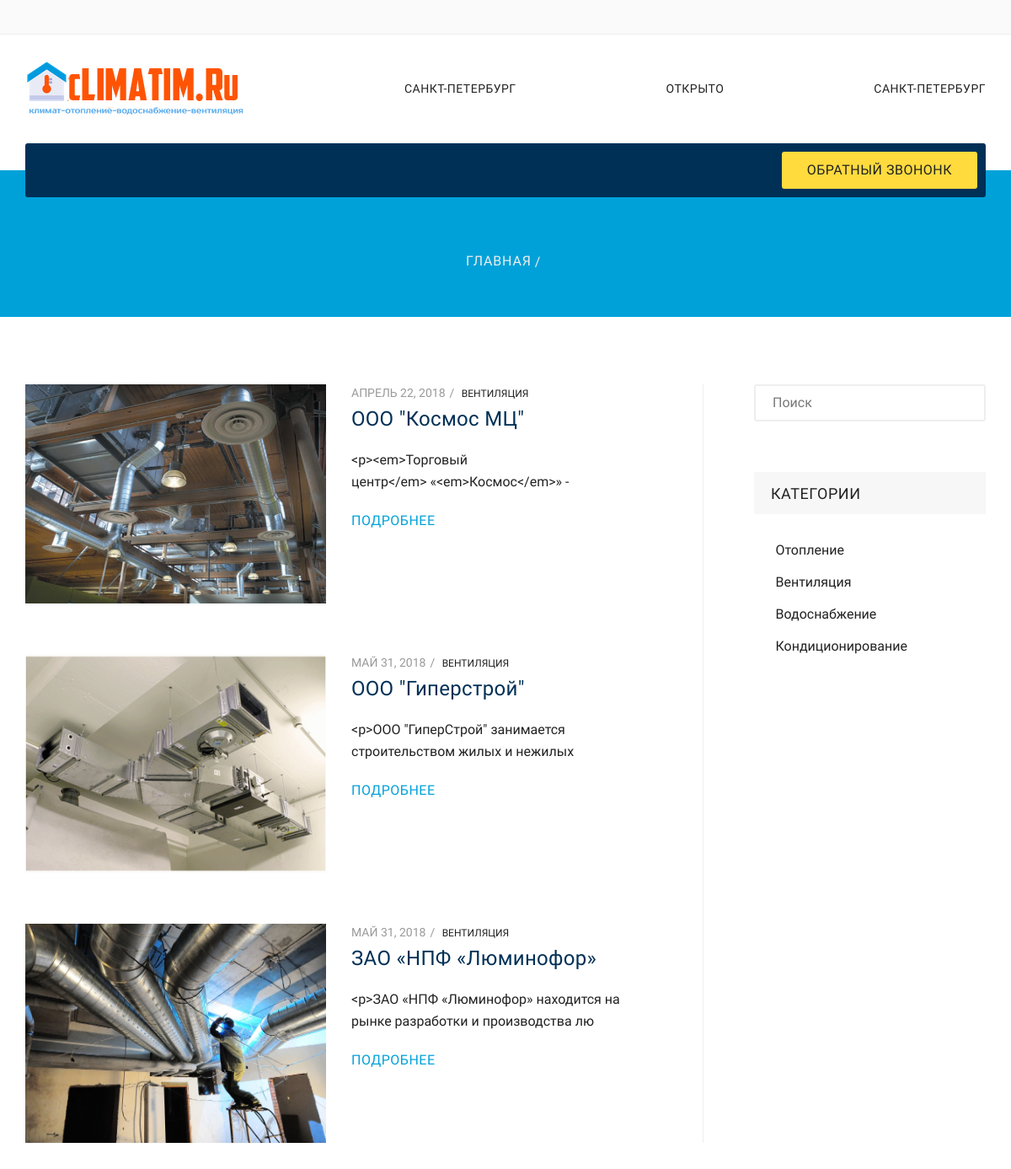
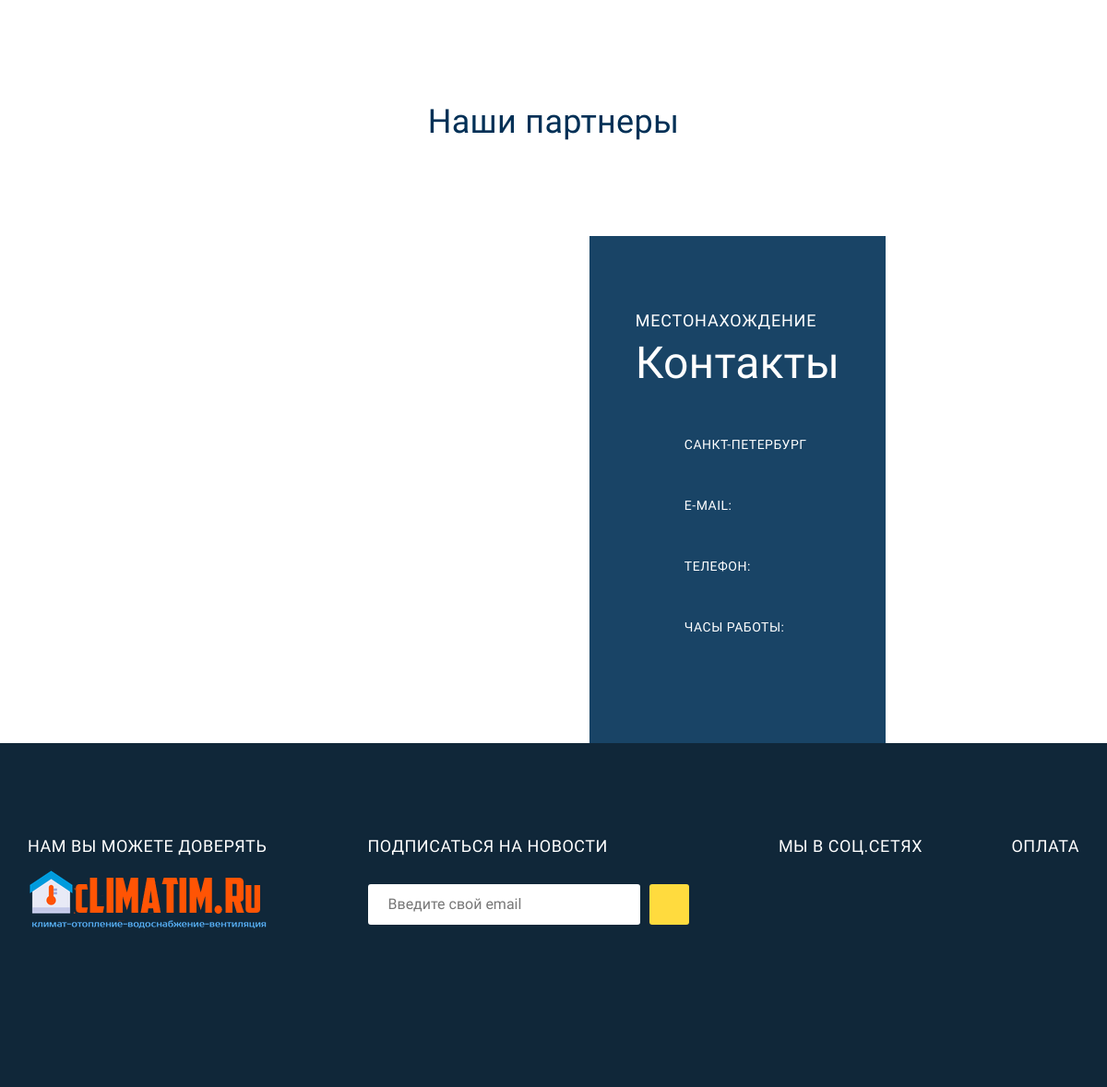
/projects/, run on the app's committed database (2 pictures, top to bottom).
### project/models.py (models this page shows, shortened)
class Project(models.Model):
    title = models.CharField(max_length=300, verbose_name='Название')
    slug = models.SlugField(unique=True)
    category = models.ForeignKey(CategoryProject, verbose_name='Категория')
    image = models.ImageField(upload_to='project', verbose_name='Изображение')
    created = models.DateField(auto_now_add=True)
    meta_description = models.CharField(max_length=350)
    content = HTMLField()
    class Meta:
        verbose_name='Проект'
        verbose_name_plural = 'Проекты'

class CategoryProject(models.Model):
    title = models.CharField(max_length=300, verbose_name='Название')
    slug = models.SlugField(unique=False, default='sd')
    class Meta:
        verbose_name='Категория проекта'
        verbose_name_plural = 'Категории Проекта'
    def __str__(self):
        return self.title

### project/views.py (the view)
# urls.py: url(r'', ProjectList.as_view(), name="project_list"),
class ProjectList(ListView):
    model = Project
    template_name = "project/projects.html"
    context_name = 'project_list'
    def get_context_data(self, **kwargs):
        context = super(ProjectList, self).get_context_data(**kwargs)
        context['category_list'] = CategoryProject.objects.all()
        return context

### mysite/templates/project/projects.html (shortened to what this page needs)
{% extends 'base.html' %}
{% load cms_tags %}
{% block content %}
<div id="content" class="page-content-wrap">
      <div class="container">
        <div class="row flex-row">
          <main id="main" class="col-md-8 col-sm-12 sbr">
            <div class="entry-box entry-small">
              {% for item in project_list %}
              <div class="entry">
                <div class="thumbnail-attachment">
                  <a href="{% url 'projects:project_detail' slug=item.slug%}"><img src="{{item.image.url}}" alt="{{item.title}}"></a>
                </div>
                <div class="entry-body">
                  <div class="entry-meta">
                    <time class="entry-date" datetime="2016-08-27">{{item.created}}</time>
                    <a class="entry-cat">{{item.category}}</a>
                  </div>
                  <h4 class="entry-title"><a href="{% url 'projects:project_detail' slug=item.slug%}">{{item.title}}</a></h4>
                  <p>{{item.content|linebreaks|slice:":80"}}</p>
                  <a href="{% url 'projects:project_detail' slug=item.slug%}" class="info-btn">Подробнее</a>
                </div>
              </div>
              {% endfor %}
              </div>
          </main>
          <aside id="sidebar" class="col-md-4 col-sm-12 sbr">
            <div class="widget">
              <form class="search-form">
                <input type="text" placeholder="Поиск">
                <button type="button"><span class="licon-magnifier"></span></button>
              </form>
            </div>
            <div class="widget">
              <h5 class="widget-title">Категории</h5>
              <ul class="custom-list var2 type-5">
                {% for item in category_list %}
                <li>{{item}}</li>
                {% endfor %}
              </ul>
            </div>
          </aside>
        </div>
      </div>
    </div>
{% endblock %}

### mysite/static/css/responsive.css (style rules this page uses)
@media (min-width: 992px) { #sidebar.sbr { border-left: 1px solid #eee; padding-left: 60px; } }
@media (min-width: 992px) { #main.sbr { padding-right: 60px; } }
@media (min-width: 992px) { #main.col-md-8 { width: 70%; } }
@media (min-width: 992px) { #sidebar.col-md-4 { width: 30%; } }

### data on the page
Project: image (picture), created "АПРЕЛЬ 22, 2018", category "ВЕНТИЛЯЦИЯ", title "ООО \"Космос МЦ\"", content "<p><em>Торговый центр</em> «<em>Космос</em>» -"
Project: image (picture), created "МАЙ 31, 2018", category "ВЕНТИЛЯЦИЯ", title "ООО \"Гиперстрой\"", content "<p>ООО \"ГиперСтрой\" занимается строительством жилых и нежилых"
Project: image (picture), created "МАЙ 31, 2018", category "ВЕНТИЛЯЦИЯ", title "ЗАО «НПФ «Люминофор»", content "<p>ЗАО «НПФ «Люминофор» находится на рынке разработки и производства лю"
CategoryProject: title "Отопление"
CategoryProject: title "Вентиляция"
CategoryProject: title "Водоснабжение"
CategoryProject: title "Кондиционирование"
